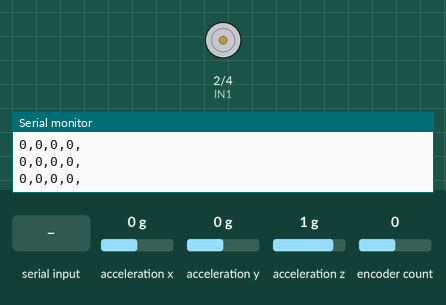
Recording of a sketch running on a simulated ESP32. Shown: motor-driver pin pairs drawn as motors (green arrow = first pin HIGH = forward, orange = second pin HIGH = backward, longer = more drive, scaled by the enable pin), the last lines printed to the serial monitor. Wiring (inferred from the names in the program): MMA8452 accelerometer at I2C address 0x1C. The inputs (shaded band) are chosen by the test bench; at power-on: acceleration x 0 g, acceleration y 0 g, acceleration z 1 g, encoder count 0.

Above: at 1.5 s.
1.6 s: "90,45\n" received over Serial
At 2.0 s:
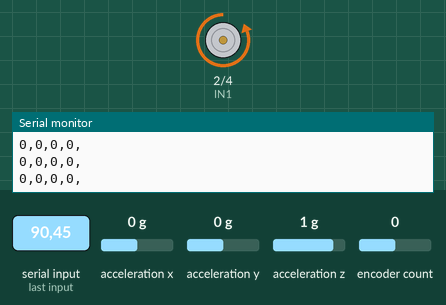
Timing chart, 0 to 12.1 s (numbered marks = the images above; inputs shaded):
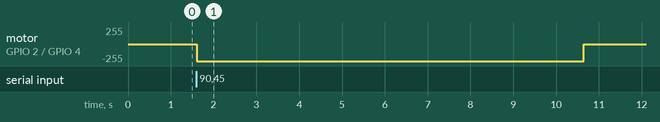

The sketch:

ESP32_Lab_code.ino
```cpp
#include <Wire.h>
#include <ESP32Encoder.h>

// MMA8452Q I2C address is 0x1C (28)
#define Addr 0x1C

#define CLK 18 // CLK ENCODER
#define DT 19 // DT ENCODER

int ENA = 15;
int IN1 = 2;
int IN2 = 4;
char incomingByte;
int movement = 0;

ESP32Encoder encoder;
boolean data_stream = false;
int sign = 1;

// Timer variables
unsigned long previousMillis = 0;
const unsigned long interval = 5; // 5ms interval

void movemotor(int p1, int p2, int num) {
    digitalWrite(IN1, p1);
    digitalWrite(IN2, p2);
    delay(num);
    digitalWrite(IN1, LOW);
    digitalWrite(IN2, LOW);
}

void setup() {
    pinMode(ENA, OUTPUT);
    pinMode(IN1, OUTPUT);
    pinMode(IN2, OUTPUT);
    digitalWrite(ENA, HIGH);

    // Initialise I2C communication as MASTER
    Wire.begin();

    // Initialise Serial Communication, set baud rate = 115200
    Serial.begin(115200);

    // Initialize Accelerometer
    Wire.beginTransmission(Addr);
    Wire.write(0x2A);
    Wire.write((byte)0x00);
    Wire.endTransmission();

    Wire.beginTransmission(Addr);
    Wire.write(0x2A);
    Wire.write(0x01);
    Wire.endTransmission();

    Wire.beginTransmission(Addr);
    Wire.write(0x0E);
    Wire.write((byte)0x00);
    Wire.endTransmission();

    delay(300);

    encoder.attachHalfQuad(DT, CLK);
    encoder.setCount(0);
}

void loop() {
    if (Serial.available() > 0) {
        incomingByte = Serial.read();

        if (!data_stream) {
            if (incomingByte == '-') {
                sign = -1;
                movement = 0;
            } else {
                sign = 1;
                movement = incomingByte - '0';
            }
            data_stream = true;
        } else if (isDigit(incomingByte)) {
            movement = movement * 10 + int(incomingByte - '0');
        }
    } else if (data_stream) {
        data_stream = false;
        if (sign == -1) {
            movemotor(HIGH, LOW, movement);
        } else {
            movemotor(LOW, HIGH, movement);
        }
    }

    // Non-blocking 5ms timer check
    unsigned long currentMillis = millis();
    if (currentMillis - previousMillis >= interval) {
        previousMillis = currentMillis;

        unsigned int data[7];

        // Request 7 bytes of data
        Wire.requestFrom(Addr, 7);

        // Read 7 bytes of data
        if (Wire.available() == 7) {
            for (int i = 0; i < 7; i++) {
                data[i] = Wire.read();
            }
        }

        // Convert the data to 12-bits
        int xAccl = ((data[1] * 256) + data[2]) / 16;
        if (xAccl > 2047) xAccl -= 4096;

        int yAccl = ((data[3] * 256) + data[4]) / 16;
        if (yAccl > 2047) yAccl -= 4096;

        int zAccl = ((data[5] * 256) + data[6]) / 16;
        if (zAccl > 2047) zAccl -= 4096;

        long newPosition = encoder.getCount();

        // Output data to serial monitor
        Serial.print(xAccl);
        Serial.print(",");
        Serial.print(yAccl);
        Serial.print(",");
        Serial.print(zAccl);
        Serial.print(",");
        Serial.print(newPosition);
        Serial.println(",");
    }
}
```

Measured:
- after the input at 1.6 s, motor on GPIO 2 (IN1) / GPIO 4 (IN2): stopped → backward 255/255 at once, → stopped 9.0 s later
